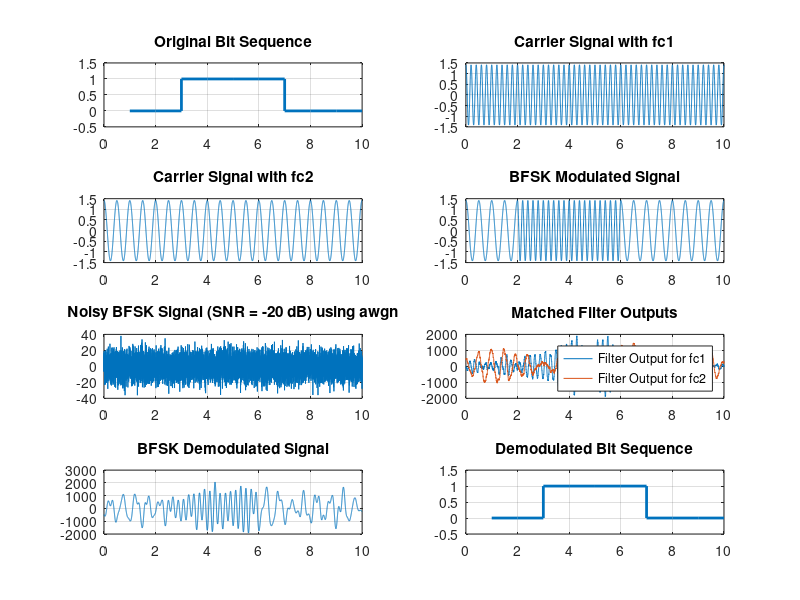

Recreate this plot in MATLAB.
clc; clear; close all;

fs = 1000;   
Tb = 1;      
Eb = 1;      
fc1 = 5;     
fc2 = 2;     
N = 10;      
SNR_dB = -20; 

bits = randi([0 1], 1, N);

t = 0:1/fs:Tb-1/fs;
t_total = 0:1/fs:N*Tb-1/fs;

A = sqrt(2*Eb/Tb); 
carrier1 = A * cos(2*pi*fc1*t);
carrier1_ = A * cos(2*pi*fc1*t_total);
carrier2 = A * cos(2*pi*fc2*t);
carrier2_ = A * cos(2*pi*fc2*t_total);

matched_filter1 = fliplr(carrier1);
matched_filter2 = fliplr(carrier2);

modulated_signal = [];
for i = 1:N
    if bits(i) == 1
        modulated_signal = [modulated_signal, carrier1];
    else
        modulated_signal = [modulated_signal, carrier2];
    end
end

received_signal = awgn(modulated_signal, SNR_dB, 'measured'); 

filtered_signal1 = conv(received_signal, matched_filter1, 'same'); 
filtered_signal2 = conv(received_signal, matched_filter2, 'same');

received_bits = zeros(1, N);

for i = 1:N
    index_start = (i-1)*length(t) + 1;
    index_end = i*length(t);
    
    y1 = sum(filtered_signal1(index_start:index_end).^2);
    y2 = sum(filtered_signal2(index_start:index_end).^2);
    
    decision_signal(i) = y1 - y2;
    
    if (y1-y2) > 0
        received_bits(i) = 1;
    else
        received_bits(i) = 0;
    end
end

figure;
subplot(4,2,1);
stairs(bits, 'linewidth', 2);
ylim([-0.5 1.5]);
title('Original Bit Sequence');
grid on;

subplot(4,2,2);
plot(t_total, carrier1_');
title('Carrier Signal with fc1');
grid on;

subplot(4,2,3);
plot(t_total, carrier2_);
title('Carrier Signal with fc2');
grid on;

subplot(4,2,4);
plot(t_total, modulated_signal);
title('BFSK Modulated Signal');
grid on;

subplot(4,2,5);
plot(t_total, received_signal);
title(['Noisy BFSK Signal (SNR = ' num2str(SNR_dB) ' dB) using awgn']);
grid on;

subplot(4,2,6);
plot(t_total, filtered_signal1); hold on;
plot(t_total, filtered_signal2); hold off;
title('Matched Filter Outputs');
legend('Filter Output for fc1', 'Filter Output for fc2');
grid on;

subplot(4,2,7);
plot(t_total, filtered_signal1 - filtered_signal2);
title('BFSK Demodulated Signal');
grid on;

subplot(4,2,8);
stairs(received_bits, 'linewidth', 2);
ylim([-0.5 1.5]);
title('Demodulated Bit Sequence');
grid on;

